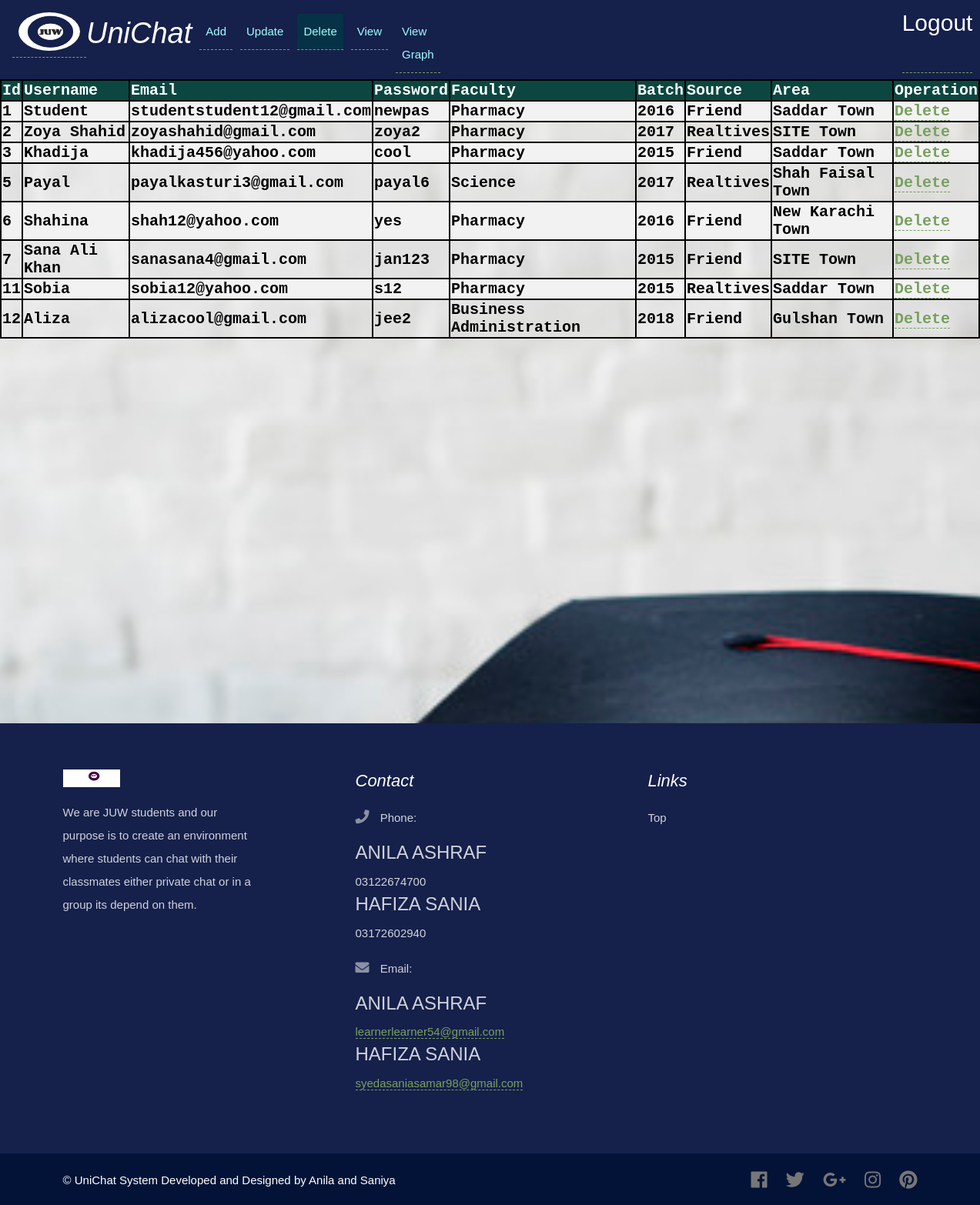
The app's page /de.php (signed in) with its own data.
### tables this page shows
CREATE TABLE `student` (
  `Id` int(150) UNSIGNED NOT NULL,
  `Username` varchar(30) DEFAULT NULL,
  `Email` varchar(30) DEFAULT NULL,
  `Password` varchar(30) DEFAULT NULL,
  `Faculty` varchar(50) DEFAULT NULL,
  `Batch` varchar(30) DEFAULT NULL,
  `Source` varchar(30) DEFAULT NULL,
  `Area` varchar(255) DEFAULT NULL
);

### de.php (the view, shortened to what this page needs)
<html>
<head><title>UPDATE</title>
<link rel="stylesheet" href="https://maxcdn.bootstrapcdn.com/bootstrap/4.3.1/css/bootstrap.min.css"
>
<link rel="stylesheet" href="s.css">
  <link rel="stylesheet" href="https://use.fontawesome.com/releases/v5.0.6/css/all.css">
</head>
<body>
<nav class="navbar navbar-expand-sm" id="ho" style="background-color:rgb(21,32,75);">
  <ul class="navbar-nav">
    <li class="nav-item">
      <a class="nav-link"  href="ahome.php"><img src="1.png" class="rounded-circle" alt="LOGO" title="Home" width="80" height="50" style="background-color:black;"></a>
    </li>
    <li class="nav-item">
      <h1 style="font-family:Comic Sans MS, cursive, sans-serif; color:white;" >UniChat</h1>
    </li>
    <li class="nav-item">
      <a class="nav-link" style="color:rgb(159,255,255);margin-left: 10px;margin-top: 10px;" href="insert.php">Add</a>
    </li>
    <li class="nav-item">
      <a class="nav-link" style="color:rgb(159,255,255);margin-left: 10px;margin-top: 10px;"  href="up.php">Update</a>
    </li>
    <li class="nav-item">
      <a class="nav-link" style="color:rgb(159,255,255);margin-left: 10px;margin-top: 10px;" id="O" href="de.php">Delete</a>
    </li>
    <li class="nav-item">
      <a class="nav-link" style="color:rgb(159,255,255);margin-left: 10px;margin-top: 10px;"  href="view.php">View</a>
    </li>
    <li class="nav-item">
      <a class="nav-link" style="color:rgb(159,255,255);margin-left: 10px;margin-top: 10px;" href="GM.php">View Graph</a>
    </li>
        <?php
if (isset($_SESSION['E'])){
echo '<a href="alogout.php" style="text-decoration:none;margin-top:7px;font-family:sans-serif;font-size:30px;margin-left:600px;color:white;">Logout</a>';
}
else{
	header("location:alogin.php");
}
?>
    </ul>
</nav>
<table>
<tr>
	<th style='border:2px solid black;'>Id</th>
	<th style='border:2px solid black;'>Username</th>
	<th style='border:2px solid black;'>Email</th>
	<th style='border:2px solid black;'>Password</th>
	<th style='border:2px solid black;'>Faculty</th>
	<th style='border:2px solid black;'>Batch</th>
	<th style='border:2px solid black;'>Source</th>
	<th style='border:2px solid black;'>Area</th>
  <th style='border:2px solid black;'>Operation</th>
</tr>
<?php
require_once("kon.php");
$sq="SELECT Id,Username,Email,Password,Faculty,Batch,Source,Area FROM student";
$r=$con->query($sq);
if( $r-> num_rows > 0){
while($row= $r->fetch_assoc()){
	echo"<tr><td style='border:2px solid black;font-weight:700;'>".$row["Id"]."</td><td style='border:2px solid black;font-weight:700;'>".$row["Username"]."</td><td style='border:2px solid black;font-weight:700;'>".$row["Email"]."</td><td style='border:2px solid black;font-weight:700;'>".$row["Password"]."</td><td style='border:2px solid black;font-weight:700;'>".$row["Faculty"]."</td><td style='border:2px solid black; font-weight:700;'>".$row["Batch"]."</td><td style='border:2px solid black; font-weight:700;'>".$row["Source"]."</td><td style='border:2px solid black; font-weight:700;'>".$row["Area"]."</td><td style='border:2px solid black; font-weight:700;'><a href='delete.php? i=$row[Id]  & un=$row[Username] & em=$row[Email] & ps=$row[Password] & ft=$row[Faculty] & b=$row[Batch] & sr=$row[Source] & ar=$row[Area]'>Delete</a></td></tr>";
}
echo "</table>";
}
else{
	echo "No Data";
}
?>
<footer>
          <div class="footer-top" style="background-color: rgb(21,32,75);margin-top: 500px;">
            <div class="container">
              <div class="row">
                <div class="col-md-4 col-lg-3 footer-about wow fadeInUp">
                  <img class="logo-footer" src="assets/img/logo.png" alt="logo-footer" data-at2x="assets/img/logo.png">
                  <p>
                    We are JUW students and our purpose is to create an environment where students can chat with their classmates either private chat or in a group its depend on them.
                  </p>
                      </div>
                <div class="col-md-4 col-lg-4 offset-lg-1 footer-contact wow fadeInDown" >
                  <h3>Contact</h3>
                      <p><i class="fas fa-phone"></i> Phone:<h4>ANILA ASHRAF</h4>03122674700 <br><h4>HAFIZA SANIA</h4>03172602940</p>
                      <p><i class="fas fa-envelope"></i> Email:<h4>ANILA ASHRAF</h4> <a href="mailto:hello@domain.com">learnerlearner54@gmail.com</a><br><h4>HAFIZA SANIA</h4><a href="mailto:hello@domain.com">syedasaniasamar98@gmail.com</a></p>
                      </div>
                      <div class="col-md-4 col-lg-4 footer-links wow fadeInUp">
                        <div class="row">
                          <div class="col">
                            <h3>Links</h3>
                          </div>
                        </div>
                        <div class="row">
                          <div class="col-md-6">
                            <p><a class="scroll-link" href="#top">Top</a></p>
                          </div>
                        </div>
                      </div>
                </div>
            </div>
          </div>
          <div class="footer-bottom" style="background-color:rgb(2, 19, 55 );color:white;">
            <div class="container">
              <div class="row">
                  <div class="col-md-6 footer-copyright">
                        &copy; UniChat System Developed and Designed by Anila and Saniya
                      </div>
                  <div class="col-md-6 footer-social">
                        <a href="#"><i class="fab fa-facebook"></i></a>
              <a href="#"><i class="fab fa-twitter"></i></a>
              <a href="#"><i class="fab fa-google-plus-g"></i></a>
              <a href="#"><i class="fab fa-instagram"></i></a>
              <a href="#"><i class="fab fa-pinterest"></i></a>
                      </div>
                </div>
            </div>
          </div>
        </footer>
</body>
</html>

### s.css (style rules this page uses)
body { font-family: 'Open Sans', sans-serif; font-size: 15px; font-weight: 400; color: #888; line-height: 30px; }
a { color: #79a05f; border-bottom: 1px dashed #79a05f; text-decoration: none; transition: all .3s; }
h1, h2 { margin-top: 10px; font-size: 38px; font-weight: 300; color: #555; line-height: 50px; font-style: italic; }
h3 { font-size: 22px; font-weight: 300; color: #555; line-height: 30px; font-style: italic; }
.footer-top { padding: 60px 0; text-align: left; color: #fff; color: rgba(255, 255, 255, 0.8); }
.footer-top h3 { padding-bottom: 10px; color: #fff; }
.footer-about img.logo-footer { max-width: 74px; margin-top: 0; margin-bottom: 18px; }
.footer-contact p { word-wrap: break-word; }
.footer-contact i { padding-right: 10px; font-size: 18px; color: #fff; color: rgba(255, 255, 255, 0.5); }
.footer-links a { color: #fff; color: rgba(255, 255, 255, 0.8); border: 0; }
.footer-bottom { padding: 15px 0 17px 0; background: #444; text-align: left; color: #aaa; }
.footer-social { padding-top: 3px; text-align: right; }
.footer-social a { margin-left: 20px; color: #777; border: 0; }
.footer-social i { font-size: 24px; vertical-align: middle; }
.footer-copyright { padding-top: 5px; }

### de.php (style rules this page uses)
body { background-image:url('9.jpg'); font-family: sans-serif; background-position: center; background-size: cover; }
#O { background-color: rgb(5, 50, 70); }
table { border-collapse: collapse; width:100%; font-family:monospace; font-size:20px; color:black; text-align:left; }
th { background-color:#0B4740; color:white; }
tr:nth-child(even) { background-color:#f2f2f2; }

### records on screen
student: Id "1", Username "Student", Email "studentstudent12@gmail.com", Password "newpas", Faculty "Pharmacy", Batch "2016", Source "Friend", Area "Saddar Town"
student: Id "2", Username "Zoya Shahid", Email "zoyashahid@gmail.com", Password "zoya2", Faculty "Pharmacy", Batch "2017", Source "Realtives", Area "SITE Town"
student: Id "3", Username "Khadija", Email "khadija456@yahoo.com", Password "cool", Faculty "Pharmacy", Batch "2015", Source "Friend", Area "Saddar Town"
student: Id "5", Username "Payal", Email "payalkasturi3@gmail.com", Password "payal6", Faculty "Science", Batch "2017", Source "Realtives", Area "Shah Faisal Town"
student: Id "6", Username "Shahina", Email "shah12@yahoo.com", Password "yes", Faculty "Pharmacy", Batch "2016", Source "Friend", Area "New Karachi Town"
student: Id "7", Username "Sana Ali Khan", Email "sanasana4@gmail.com", Password "jan123", Faculty "Pharmacy", Batch "2015", Source "Friend", Area "SITE Town"
student: Id "11", Username "Sobia", Email "sobia12@yahoo.com", Password "s12", Faculty "Pharmacy", Batch "2015", Source "Realtives", Area "Saddar Town"
student: Id "12", Username "Aliza", Email "alizacool@gmail.com", Password "jee2", Faculty "Business Administration", Batch "2018", Source "Friend", Area "Gulshan Town"
